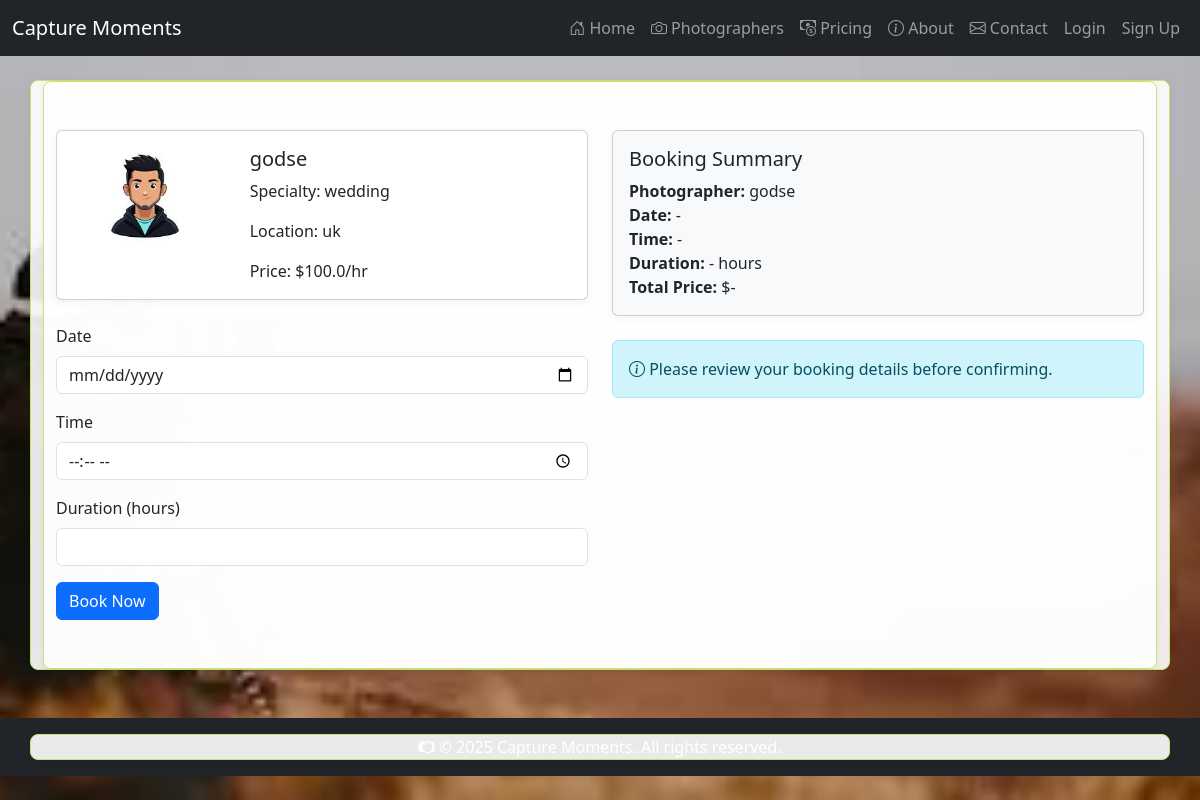
/booking/1, run on the app's committed database.
### app.py (models this page shows)
class Photographer(db.Model):
    id = db.Column(db.Integer, primary_key=True)
    user_id = db.Column(db.Integer, db.ForeignKey('user.id'), nullable=False)
    name = db.Column(db.String(120), nullable=False)
    bio = db.Column(db.Text)
    specialty = db.Column(db.String(120))
    price_per_hour = db.Column(db.Float, nullable=False)
    location = db.Column(db.String(120))
    bookings = db.relationship('Booking', backref='photographer', lazy=True)
    reviews = db.relationship('Review', backref='photographer', lazy=True)
    profile_image = db.Column(db.String(256), nullable=True)

### app.py (the view, shortened to what this page needs)
@app.route('/booking/<int:photographer_id>', methods=['GET', 'POST'])
def booking(photographer_id):
    if app.config['USE_AWS']:
        photographers = get_photographers_from_dynamodb()
        photographer = None
        for p in photographers:
            if p.get('photographer_id') == str(photographer_id):
                photographer = {
                    'id': p.get('photographer_id'),
                    'name': p.get('Name', 'Unknown'),
                    'specialty': p.get('Skills', 'General'),
                    'location': p.get('Location', 'Not specified'),
                    'price_per_hour': p.get('price_per_hour', 100.0),
                    'profile_image': p.get('Photo')
                }
                break
        if not photographer:
            abort(404)
    else:
        photographer = Photographer.query.get_or_404(photographer_id)
    return render_template('booking.html', photographer=photographer, booking=None)

### app.py (called while the page is built)
@app.context_processor
def inject_current_year():
    from datetime import datetime
    return {'current_year': datetime.now().year}

### templates/booking.html (shortened to what this page needs)
{% extends 'base.html' %}
{% block content %}
<section class="container py-5">
    <div class="row">
        <div class="col-md-6">
            <div class="card mb-4">
                <div class="row g-0">
                    <div class="col-md-4 text-center">
                        <img src="{{ url_for('static', filename='img/avatar_default.png') }}" class="img-fluid rounded-circle m-3" alt="Photographer Avatar" width="100" height="100">
                    </div>
                    <div class="col-md-8">
                        <div class="card-body">
                            <h5 class="card-title">{{ photographer.name }}</h5>
                            <p class="card-text">Specialty: {{ photographer.specialty }}</p>
                            <p class="card-text">Location: {{ photographer.location }}</p>
                            <p class="card-text">Price: ${{ photographer.price_per_hour }}/hr</p>
                        </div>
                    </div>
                </div>
            </div>
            <form method="POST">
                <div class="mb-3">
                    <label for="date" class="form-label">Date</label>
                    <input type="date" class="form-control" id="date" name="date" required>
                </div>
                <div class="mb-3">
                    <label for="time" class="form-label">Time</label>
                    <input type="time" class="form-control" id="time" name="time" required>
                </div>
                <div class="mb-3">
                    <label for="duration" class="form-label">Duration (hours)</label>
                    <input type="number" class="form-control" id="duration" name="duration" min="1" max="12" required>
                </div>
                <button type="submit" class="btn btn-primary">Book Now</button>
            </form>
        </div>
        <div class="col-md-6">
            <div class="card bg-light mb-4">
                <div class="card-body">
                    <h5 class="card-title">Booking Summary</h5>
                    <ul class="list-unstyled mb-0">
                        <li><strong>Photographer:</strong> {{ photographer.name }}</li>
                        <li><strong>Date:</strong> {{ booking.date if booking else '-' }}</li>
                        <li><strong>Time:</strong> {{ booking.time if booking else '-' }}</li>
                        <li><strong>Duration:</strong> {{ booking.duration if booking else '-' }} hours</li>
                        <li><strong>Total Price:</strong> ${{ booking.total_price if booking else '-' }}</li>
                    </ul>
                </div>
            </div>
            <div class="alert alert-info">
                <i class="bi bi-info-circle"></i> Please review your booking details before confirming.
            </div>
        </div>
    </div>
</section>
{% endblock %}

### static/css/styles.css (style rules this page uses)
:root { --primary: #bfff00; --primary-dark: #4b5e06; --secondary: #f3f3f3; --accent: #d4ff37; --text: #222; --text-light: #f3f3f3; --card-bg: rgba(255,255,255,0.90); --card-border: #c6e377; --danger: #e74c3c; --success: #27ae60; --warning: #f39c12; }
body { background-image: url('../img/background.jpg'); background-size: cover; background-repeat: no-repeat; background-attachment: fixed; background-position: center; color: var(--text); min-height: 100vh; }
.card, .container, .form-box { background: var(--card-bg); border: 1px solid var(--card-border); border-radius: 8px; box-shadow: 0 2px 8px rgba(0,0,0,0.05); }
.btn, button, input[type="submit"] { background: var(--primary); color: var(--text-light); border: none; border-radius: 4px; padding: 0.5em 1.2em; cursor: pointer; transition: background 0.2s; }
input, textarea, select { border: 1px solid var(--card-border); border-radius: 4px; padding: 0.5em; background: var(--secondary); color: var(--text); }

### data on the page
Photographer: name "godse", specialty "wedding", location "uk", price_per_hour "100.0"

### other printed values
{{ booking.date if booking else '-' }} "-"
{{ booking.time if booking else '-' }} "-"
{{ booking.duration if booking else '-' }} "-"
{{ booking.total_price if booking else '-' }} "-"
